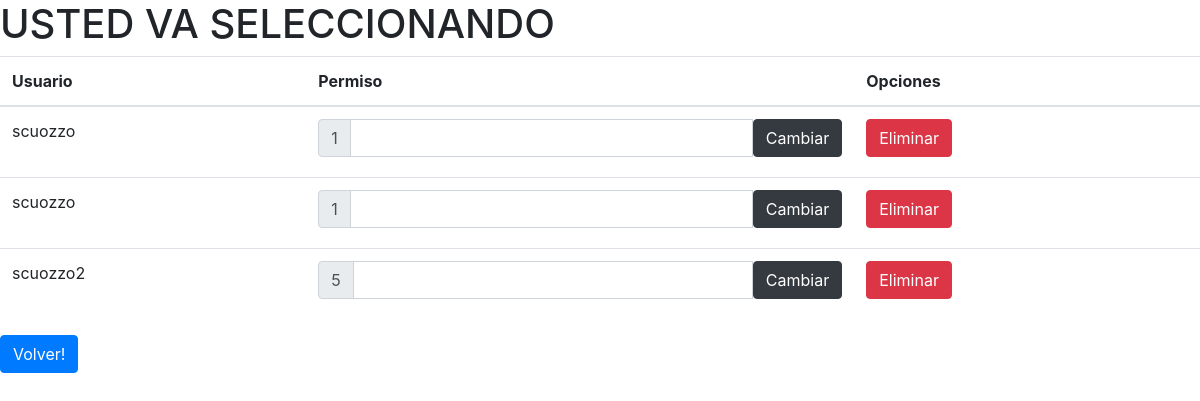
Before: /Usuarios (signed in) with the older database file.
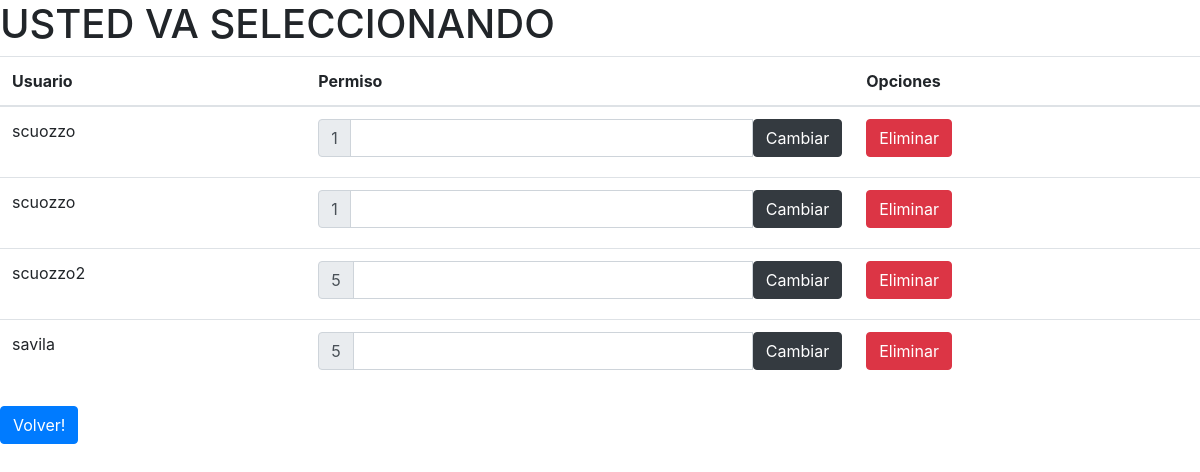
After: the same page with the newer database file.
### tables this page shows
CREATE TABLE "usuarios" (
	"id"	INTEGER PRIMARY KEY AUTOINCREMENT,
	"username"	TEXT,
	"password"	TEXT,
	"permiso"	INTEGER
);

### App.py (the view)
@app.route("/Usuarios", methods= ["GET","POST"])
@login_required
def Usuarios():
    if request.method == "GET":
        mysql = sqlite3.connect("./Proyecto.db")
        cur=mysql.cursor()
        cur.execute("SELECT * FROM usuarios")
        data = cur.fetchall()
        return render_template("Usuarios.html",data=data)

### App.py (called while the page is built)
@login_manager.user_loader
def load_user(user_id):
    for user in users:
        if user.id == int(user_id):
            return user
    return None

### templates/Usuarios.html (shortened to what this page needs)
<!DOCTYPE html>
<html lang="en">
<head>
    <link rel="stylesheet" href="https://stackpath.bootstrapcdn.com/bootstrap/4.5.0/css/bootstrap.min.css">
</head>
<body>
    <h1>USTED VA SELECCIONANDO</h1>
    {% if current_user.permiso == 1 %}
    <table class="table">
        <thead>
        <tr>
            <th scope="col">Usuario</th>
            <th scope="col">Permiso</th>
            <th scope="col">Opciones</th>
        </tr>
        </thead>
    <tbody>
        {% for sum in data %}
            <tr>
                <td>{{sum.1}}</td>
                <td>
                    <form action="/Cambiar/{{sum.0}}" method="POST" class="input-group mb-2">
                        <div class="input-group-prepend">
                          <span class="input-group-text">{{sum.3}}</span>
                        </div>
                        <input type="number" class="form-control" style="width: 0.5rem;" name="permiso">
                        <button type="submit" class="btn btn-dark" >Cambiar</button>
                    </form>
                </td>
                <td>
                    <a href="/Eliminar/{{sum.0}}"><button type="button" class="btn btn-danger" >Eliminar</button></a>
                </td>
        {% endfor %}
            </tr>
    </tbody>
</table>
{% endif %}
    <a href="/Ingreso"><button type="button" class="btn btn-primary" >Volver!</button></a>
</body>
</html>

Changed rows visible on the page:
added usuarios: username "savila", permiso "5"
